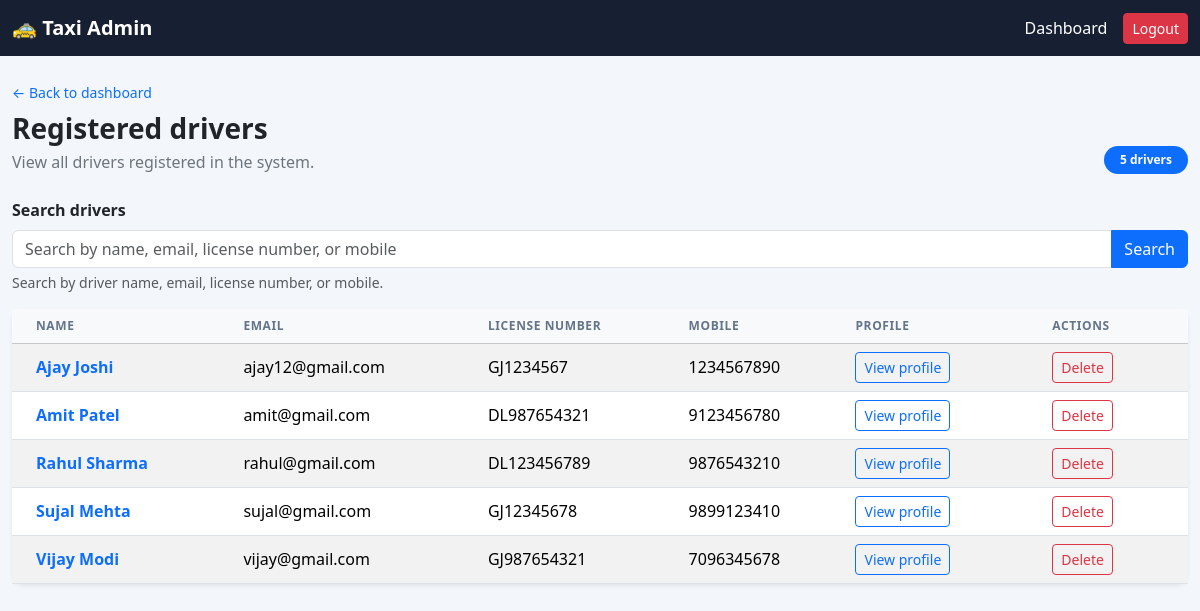
The app's page /drivers/ (signed in) with its own data.
### core/models.py (models this page shows, shortened)
class Driver(models.Model):
    name = models.CharField(max_length=100)
    email = models.EmailField(unique=True)
    license_number = models.CharField(
        max_length=50,
        unique=True
    )
    mobile = models.CharField(max_length=15)
    password = models.CharField(max_length=128)

### core/views.py (the view, shortened to what this page needs)
# urls.py: path('drivers/', views.admin_drivers, name='admin_drivers'),
@user_passes_test(lambda user: user.is_authenticated and user.is_staff,
                  login_url='admin_login')
def admin_drivers(request):
    search_form = DriverSearchForm(request.GET)
    search_form.is_valid()
    search_query = search_form.cleaned_data['q']
    drivers = Driver.objects.order_by('name')
    return render(
        request,
        'core/admin_drivers.html',
        {
            'drivers': drivers,
            'search_form': search_form,
            'search_query': search_query,
        },
    )

### core/forms.py
class DriverSearchForm(forms.Form):
    q = forms.CharField(
        label='Search drivers',
        required=False,
        strip=True,
        widget=forms.SearchInput(attrs={
            'class': 'form-control',
            'placeholder': 'Search by name, email, license number, or mobile',
            'aria-describedby': 'driver-search-help',
        }),
    )

### core/templates/core/admin_drivers.html (shortened to what this page needs)
<!DOCTYPE html>
<html lang="en">
<head>
    <link href="https://cdn.jsdelivr.net/npm/bootstrap@5.3.3/dist/css/bootstrap.min.css"
          rel="stylesheet">
</head>
<body>
<nav class="navbar navbar-dark admin-navbar">
    <div class="container-xxl">
        <a class="navbar-brand fw-bold" href="{% url 'admin_dashboard' %}">
            🚕 Taxi Admin
        </a>
        <div class="d-flex align-items-center gap-3">
            <a class="nav-link text-white" href="{% url 'admin_dashboard' %}">
                Dashboard
            </a>
            <form method="POST" action="{% url 'admin_logout' %}">
                <button type="submit" class="btn btn-danger btn-sm">Logout</button>
            </form>
        </div>
    </div>
</nav>
<main class="container-xxl py-4">
    <header class="mb-4">
        <a class="text-decoration-none small" href="{% url 'admin_dashboard' %}">
            &larr; Back to dashboard
        </a>
        <div class="d-flex flex-wrap justify-content-between align-items-end gap-2 mt-2">
            <div>
                <h1 class="h3 fw-bold mb-1">Registered drivers</h1>
                <p class="text-secondary mb-0">View all drivers registered in the system.</p>
            </div>
            <span class="badge rounded-pill text-bg-primary px-3 py-2">
                {{ drivers|length }} driver{{ drivers|length|pluralize }}
            </span>
        </div>
    </header>
    <form method="GET" action="{% url 'admin_drivers' %}" class="mb-3">
        <label for="id_q" class="form-label fw-semibold">
            {{ search_form.q.label }}
        </label>
        <div class="input-group">
            {{ search_form.q }}
            <button class="btn btn-primary" type="submit">Search</button>
        </div>
        <div id="driver-search-help" class="form-text">
            Search by driver name, email, license number, or mobile.
        </div>
    </form>
    <section class="card page-card shadow-sm" aria-label="Driver listing">
        <div class="table-responsive">
            <table class="table table-striped table-hover align-middle mb-0">
                <thead class="table-light">
                    <tr>
                        <th scope="col" class="ps-4">Name</th>
                        <th scope="col">Email</th>
                        <th scope="col">License Number</th>
                        <th scope="col">Mobile</th>
                        <th scope="col" class="pe-4">Profile</th>
                        <th scope="col" class="pe-4">Actions</th>
                    </tr>
                </thead>
                <tbody>
                    {% for driver in drivers %}
                        <tr>
                            <td class="ps-4 fw-semibold">
                                <a class="text-decoration-none"
                                   href="{% url 'admin_driver_detail' driver.id %}">
                                    {{ driver.name }}
                                </a>
                            </td>
                            <td>{{ driver.email }}</td>
                            <td>{{ driver.license_number }}</td>
                            <td>{{ driver.mobile }}</td>
                            <td class="pe-4">
                                <a class="btn btn-outline-primary btn-sm"
                                   href="{% url 'admin_driver_detail' driver.id %}">
                                    View profile
                                </a>
                            </td>
                            <td class="pe-4">
                                <form method="POST"
                                      action="{% url 'admin_driver_delete' driver.id %}"
                                      onsubmit="return confirm('Delete {{ driver.name|escapejs }}? This cannot be undone.');">
                                    <button type="submit"
                                            class="btn btn-outline-danger btn-sm">
                                        Delete
                                    </button>
                                </form>
                            </td>
                        </tr>
                    {% endfor %}
                </tbody>
            </table>
        </div>
    </section>
</main>
</body>
</html>

### core/templates/core/admin_drivers.html (style rules this page uses)
body { background: #f3f6fa; }
.admin-navbar { background: #172033; }
.page-card { border: 0; border-radius: 12px; }
.table thead th { color: #64748b; font-size: .75rem; letter-spacing: .05em; text-transform: uppercase; white-space: nowrap; }

### records on screen
Driver: name "Ajay Joshi", email "ajay12@gmail.com", license_number "GJ1234567", mobile "1234567890"
Driver: name "Amit Patel", email "amit@gmail.com", license_number "DL987654321", mobile "9123456780"
Driver: name "Rahul Sharma", email "rahul@gmail.com", license_number "DL123456789", mobile "9876543210"
Driver: name "Sujal Mehta", email "sujal@gmail.com", license_number "GJ12345678", mobile "9899123410"
Driver: name "Vijay Modi", email "vijay@gmail.com", license_number "GJ987654321", mobile "7096345678"

### other values on screen
{{ drivers|length }} "5"
{{ search_form.q.label }} "Search drivers"
